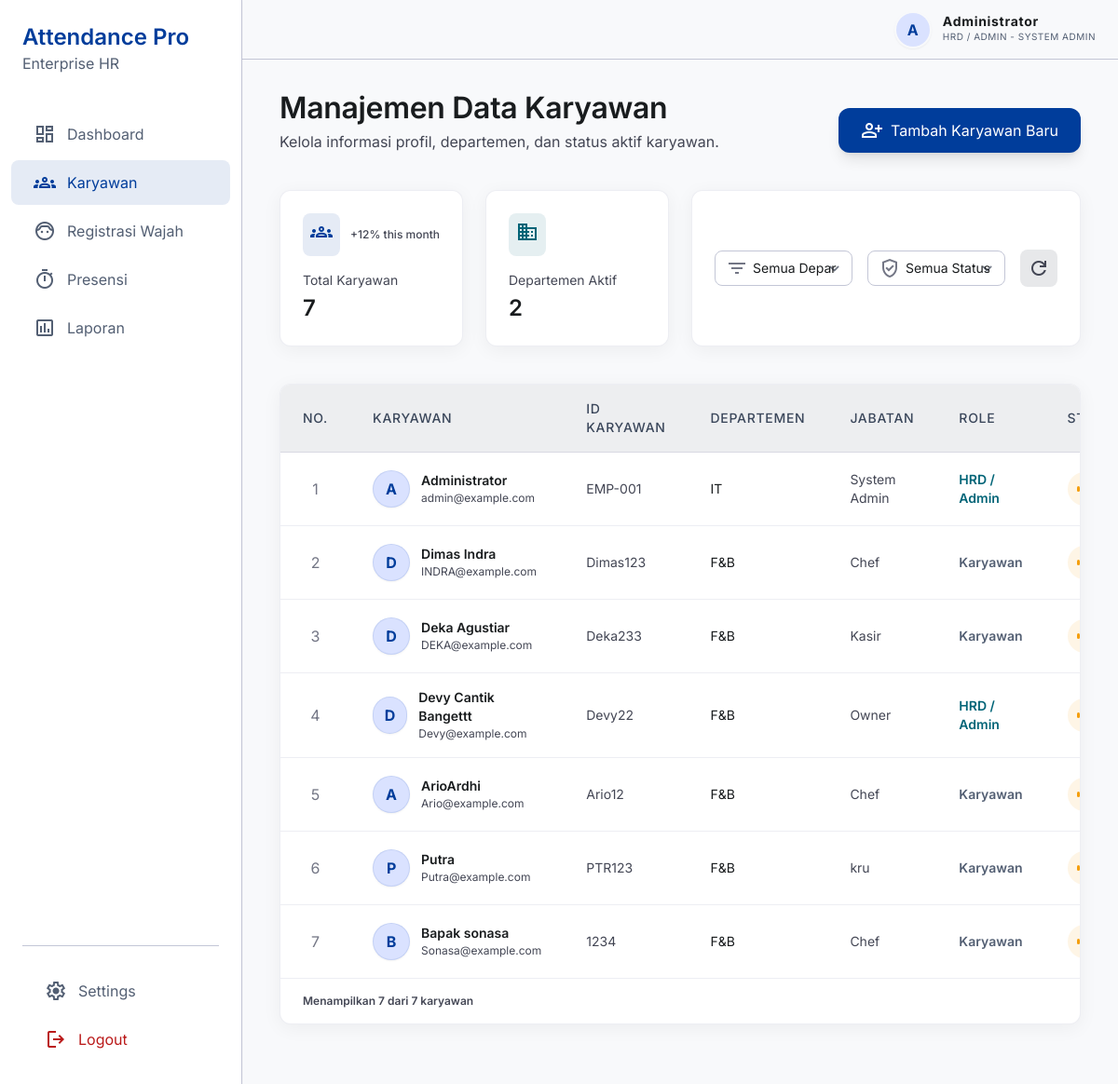
Before: /karyawan/ (signed in) with the older database file.
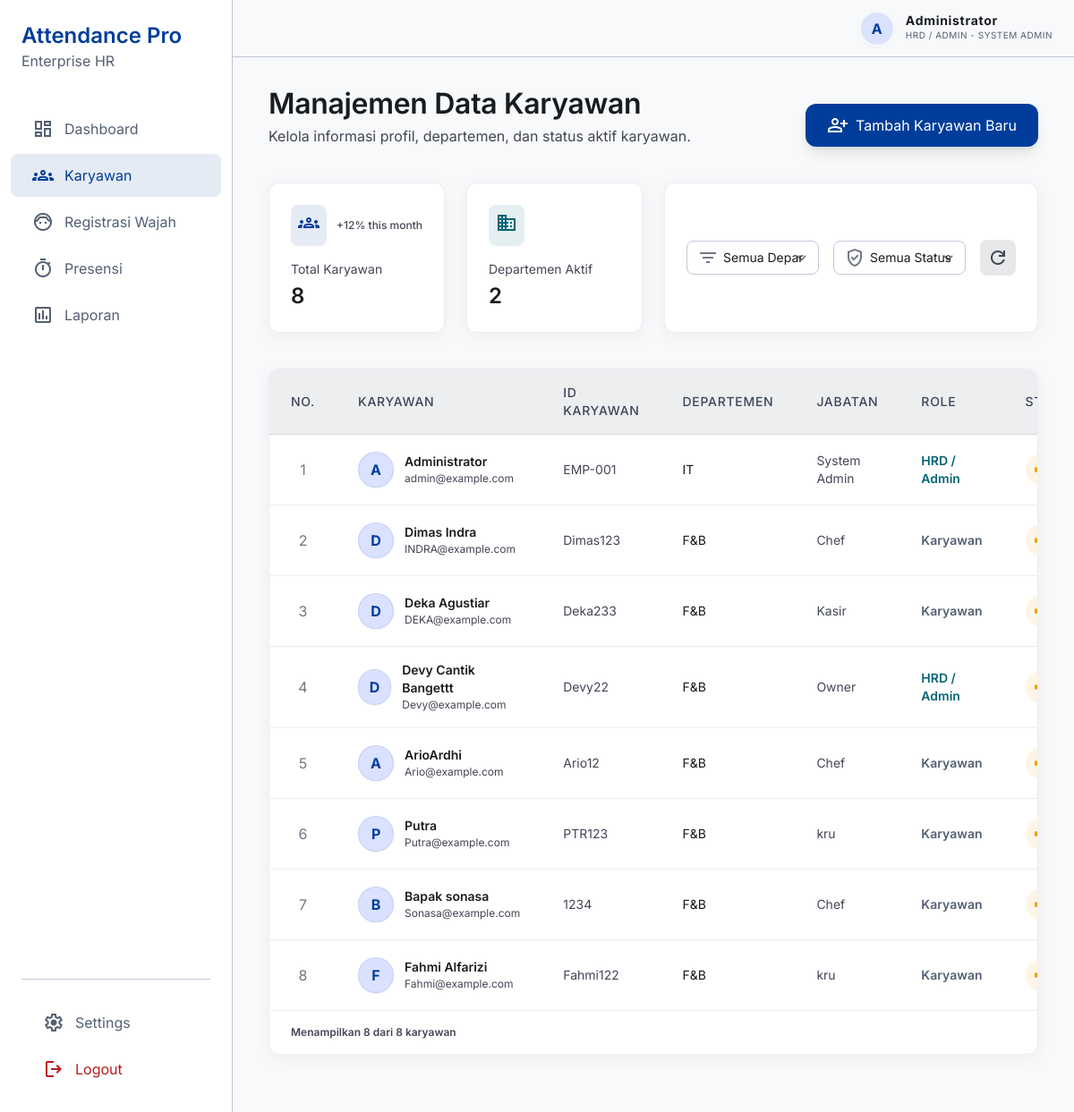
After: the same page with the newer database file.
### presensi/models.py (models this page shows, shortened)
class Employee(models.Model):
    user = models.OneToOneField(
        User,
        on_delete=models.CASCADE,
        related_name='employee_profile',
        null=True,
        blank=True
    )
    employee_id = models.CharField(max_length=50, unique=True)
    fullname = models.CharField(max_length=150)
    division = models.CharField(max_length=100)
    position = models.CharField(max_length=100)
    profile_image = models.TextField(null=True, blank=True)
    is_validated = models.BooleanField(default=False)

class User(AbstractUser):
    ROLE_CHOICES = (
        ('admin', 'Admin'),
        ('karyawan', 'Karyawan'),
    )
    role = models.CharField(
        max_length=20,
        choices=ROLE_CHOICES,
        default='karyawan'
    )

### presensi/views.py (the view, shortened to what this page needs)
# urls.py: path('karyawan/', views.karyawan, name='karyawan'),
@login_required(login_url='login')
@user_passes_test(is_hrd, login_url='dashboard')
def karyawan(request):
    employees = Employee.objects.all()
    total_karyawan = employees.count()
    total_departemen = Employee.objects.values('division').distinct().count()
    return render(request, 'karyawan/karyawan.html', {
        'employees': employees,
        'total_karyawan': total_karyawan,
        'total_departemen': total_departemen
    })

### presensi/views.py (called while the page is built)
def is_hrd(user):
    return user.is_authenticated and (getattr(user, 'role', 'karyawan') == 'admin' or user.is_superuser)

### templates/karyawan/karyawan.html (shortened to what the changed rows need)
{% load static %}
<!DOCTYPE html>
<html class="light" lang="id"><head>
<script src="{% static 'js/tailwind.js' %}"></script>
<script id="tailwind-config">
        tailwind.config = {
            darkMode: "class",
            theme: {
                extend: {
                    "colors": {
                        "tertiary-container": "#006477",
                        "secondary-fixed": "#d7e3fb",
                        "tertiary-fixed-dim": "#48d7f9",
                        "on-background": "#191c1e",
                        "surface-container-highest": "#e1e2e4",
                        "secondary-fixed-dim": "#bbc7de",
                        "on-primary-fixed-variant": "#0040a2",
                        "on-surface-variant": "#434654",
                        "tertiary-fixed": "#afecff",
                        "on-tertiary-fixed-variant": "#004e5d",
                        "on-error-container": "#93000a",
                        "primary-container": "#0052cc",
                        "on-secondary-fixed": "#101c2d",
                        "on-tertiary-fixed": "#001f27",
                        "inverse-primary": "#b2c5ff",
                        "inverse-on-surface": "#f0f1f3",
                        "outline-variant": "#c3c6d6",
                        "on-secondary-fixed-variant": "#3b475b",
                        "surface-tint": "#0c56d0",
                        "primary-fixed-dim": "#b2c5ff",
                        "on-primary-fixed": "#001848",
                        "inverse-surface": "#2e3132",
                        "error": "#ba1a1a",
                        "on-tertiary-container": "#76e2ff",
                        "background": "#f8f9fb",
                        "surface": "#f8f9fb",
                        "on-secondary-container": "#576377",
                        "surface-container-high": "#e7e8ea",
                        "surface-container": "#edeef0",
                        "secondary": "#535f73",
                        "surface-bright": "#f8f9fb",
                        "on-tertiary": "#ffffff",
                        "surface-dim": "#d9dadc",
                        "surface-variant": "#e1e2e4",
                        "surface-container-low": "#f3f4f6",
                        "primary-fixed": "#dae2ff",
                        "primary": "#003d9b",
                        "secondary-container": "#d4e0f8",
                        "on-primary": "#ffffff",
                        "on-secondary": "#ffffff",
                        "outline": "#737685",
                        "on-error": "#ffffff",
                        "on-surface": "#191c1e",
                        "tertiary": "#004b59",
                        "on-primary-container": "#c4d2ff",
                        "error-container": "#ffdad6",
                        "surface-container-lowest": "#ffffff"
                    },
                    "borderRadius": {
                        "DEFAULT": "0.25rem",
                        "lg": "0.5rem",
                        "xl": "0.75rem",
                        "full": "9999px"
                    },
                    "spacing": {
                        "md": "24px",
                        "lg": "40px",
                        "container-max": "1440px",
                        "xs": "4px",
                        "xl": "64px",
                        "sidebar-width": "260px",
                        "gutter": "24px",
                        "sm": "12px",
                        "base": "8px"
                    },
                    "fontFamily": {
                        "body-lg": ["Inter"],
                        "label-sm": ["Inter"],
                        "body-sm": ["Inter"],
                        "body-md": ["Inter"],
                        "headline-lg": ["Inter"],
                        "display-lg": ["Inter"],
                        "label-md": ["Inter"],
                        "headline-md": ["Inter"],
                        "headline-lg-mobile": ["Inter"]
                    },
                    "fontSize": {
                        "body-lg": ["18px", {"lineHeight": "28px", "fontWeight": "400"}],
                        "label-sm": ["12px", {"lineHeight": "16px", "fontWeight": "600"}],
                        "body-sm": ["14px", {"lineHeight": "20px", "fontWeight": "400"}],
                        "body-md": ["16px", {"lineHeight": "24px", "fontWeight": "400"}],
                        "headline-lg": ["32px", {"lineHeight": "40px", "letterSpacing": "-0.01em", "fontWeight": "600"}],
                        "display-lg": ["48px", {"lineHeight": "56px", "letterSpacing": "-0.02em", "fontWeight": "700"}],
                        "label-md": ["14px", {"lineHeight": "20px", "letterSpacing": "0.05em", "fontWeight": "500"}],
                        "headline-md": ["24px", {"lineHeight": "32px", "fontWeight": "600"}],
                        "headline-lg-mobile": ["24px", {"lineHeight": "32px", "fontWeight": "600"}]
                    }
                },
            },
        }
    </script>
</head>
<body class="bg-background text-on-surface">
{% include "components/sidebar.html" %}
<main class="ml-[260px] pt-24 px-sm md:px-md lg:px-lg pb-xl min-h-screen">
<div class="flex flex-col md:flex-row justify-between items-start md:items-end gap-md mb-lg">
<div>
<h2 class="text-headline-lg font-headline-lg text-on-surface">Manajemen Data Karyawan</h2>
</div>
</div>
<div class="grid grid-cols-12 gap-gutter mb-lg">
<div class="col-span-12 md:col-span-3 bg-surface-container-lowest p-md rounded-xl shadow-[0_4px_20px_rgba(0,0,0,0.05)] border border-outline-variant/30">
<div class="flex items-center justify-between mb-4">
<span class="p-2 bg-primary/10 text-primary rounded-lg">
</span>
<span class="text-label-sm text-on-surface-variant font-medium">+12% this month</span>
</div>
<h4 class="text-body-sm text-on-surface-variant">Total Karyawan</h4>
<p class="text-headline-md text-on-surface mt-1">{{ total_karyawan }}</p>
</div>
</div>
<div class="bg-surface-container-lowest rounded-xl shadow-[0_4px_20px_rgba(0,0,0,0.05)] border border-outline-variant/30 overflow-hidden">
<div class="overflow-x-auto">
<table class="w-full text-left">
<thead>
<tr class="bg-surface-container border-b border-outline-variant/50">
<th class="px-sm py-2.5 md:px-md md:py-4 text-label-md text-on-secondary-fixed-variant text-center w-12">NO.</th>
<th class="px-sm py-2.5 md:px-md md:py-4 text-label-md text-on-secondary-fixed-variant">KARYAWAN</th>
<th class="px-sm py-2.5 md:px-md md:py-4 text-label-md text-on-secondary-fixed-variant">ID KARYAWAN</th>
<th class="px-sm py-2.5 md:px-md md:py-4 text-label-md text-on-secondary-fixed-variant">DEPARTEMEN</th>
<th class="px-sm py-2.5 md:px-md md:py-4 text-label-md text-on-secondary-fixed-variant">JABATAN</th>
<th class="px-sm py-2.5 md:px-md md:py-4 text-label-md text-on-secondary-fixed-variant">ROLE</th>
<th class="px-sm py-2.5 md:px-md md:py-4 text-label-md text-on-secondary-fixed-variant">STATUS</th>
</tr>
</thead>
<tbody class="divide-y divide-outline-variant/30">
{% for emp in employees %}
<tr class="employee-row hover:bg-surface-container-low transition-colors group" data-dept="{{ emp.division }}" data-status="{% if emp.user.is_active %}aktif{% else %}non-aktif{% endif %}">
<td class="px-sm py-2.5 md:px-md md:py-4 text-center font-label-md text-outline">{{ forloop.counter }}</td>
<td class="px-sm py-2.5 md:px-md md:py-4">
<div class="flex items-center gap-3">
{% if emp.profile_image %}
<img src="{{ emp.profile_image }}" class="w-10 h-10 rounded-full object-cover border-2 border-primary/20 shadow-sm">
{% else %}
<div class="w-10 h-10 rounded-full bg-primary-fixed flex items-center justify-center text-primary font-bold shadow-sm border border-primary/10">{{ emp.fullname|make_list|first }}</div>
{% endif %}
<div>
<p class="text-body-sm font-semibold text-on-surface">{{ emp.fullname }}</p>
<p class="text-[12px] text-on-surface-variant">{{ emp.user.email }}</p>
</div>
</div>
</td>
<td class="px-sm py-2.5 md:px-md md:py-4 text-body-sm text-on-surface-variant">{{ emp.employee_id }}</td>
<td class="px-sm py-2.5 md:px-md md:py-4 text-body-sm text-on-surface">{{ emp.division }}</td>
<td class="px-sm py-2.5 md:px-md md:py-4 text-body-sm text-on-surface-variant">{{ emp.position }}</td>
<td class="px-sm py-2.5 md:px-md md:py-4 text-body-sm text-on-surface font-semibold">
    {% if emp.user.role == 'admin' %}
        <span class="text-tertiary-container">HRD / Admin</span>
    {% else %}
        <span class="text-secondary">Karyawan</span>
    {% endif %}
</td>
<td class="px-sm py-2.5 md:px-md md:py-4">
{% if emp.is_validated %}
<span class="inline-flex items-center px-2.5 py-0.5 rounded-full text-xs font-medium bg-primary/10 text-primary">
<span class="w-1.5 h-1.5 rounded-full bg-primary mr-1.5"></span>
                                Tervalidasi
                            </span>
{% else %}
<span class="inline-flex items-center px-2.5 py-0.5 rounded-full text-xs font-medium bg-amber-500/10 text-amber-700 animate-pulse">
<span class="w-1.5 h-1.5 rounded-full bg-amber-500 mr-1.5"></span>
                            </span>
{% endif %}
</td>
</tr>
{% empty %}
<tr><td colspan="8" class="text-center py-md text-secondary">Tidak ada data karyawan.</td></tr>
{% endfor %}
</tbody>
</table>
</div>
<div class="px-md py-4 border-t border-outline-variant/30 flex items-center justify-between">
    <p id="display-info" class="text-label-sm text-on-surface-variant">Menampilkan {{ total_karyawan }} dari {{ total_karyawan }} karyawan</p>
</div>
</div>
</main>
</body></html>

Changed rows visible on the page:
added Employee: fullname|make_list "F", fullname "Fahmi Alfarizi", user.email "Fahmi@example.com", employee_id "Fahmi122", division "F&B", position "kru", shows "Karyawan", is_validated False (drawn)
Other visible differences:
{{ total_karyawan }}: "7" → "8"
